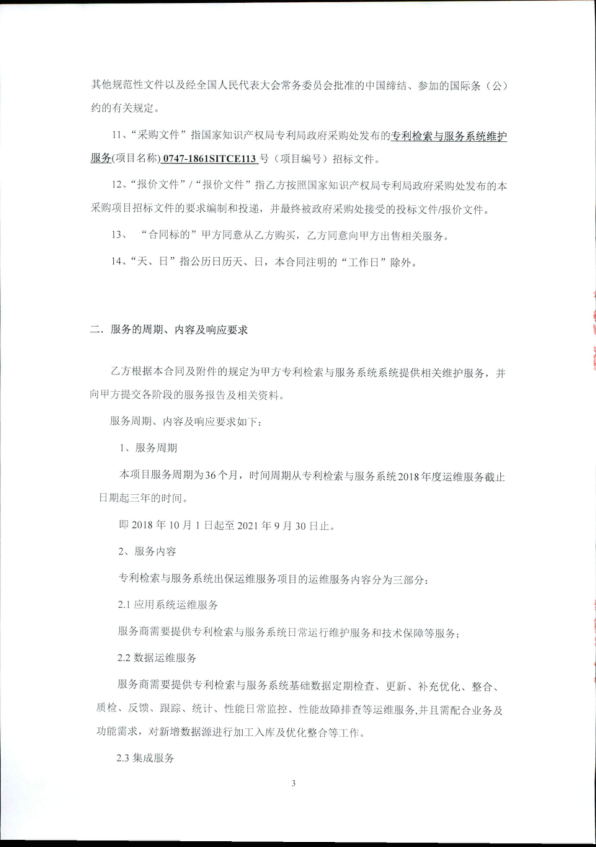
#> input picture utils/generate/generate_doc_img/1.png, 596 x 847 px
$ python -i SealDetect.py   (imports and definitions only)
#> lines starting #> are read from the running program, lines starting #| are printed output that depends on the picture; after the words box and inside, x2 and y2 are one past the last pixel; in counts of white or black regions, pixels touching at a corner belong together
"""
此脚本用于对图像文件进行印章检测 裁剪
SealDetector：主要检测的印章包括，圆形印章、椭圆形印章、三角形印章、菱形印章、正方形印章
"""
import os
import cv2
import numpy as np
from rapidocr_onnxruntime import RapidOCR, VisRes


class SealDetector:
    def __init__(self, img):
        self.img = img

    def detection(self):
        img_contour = self.img.copy()

        img_gray = cv2.cvtColor(self.img, cv2.COLOR_RGB2GRAY)  # 转灰度图
        img_blur = cv2.GaussianBlur(img_gray, (5, 5), 1)  # 高斯模糊
        img_vanny = cv2.Canny(img_blur, 60, 60)  # Canny算子边缘检测
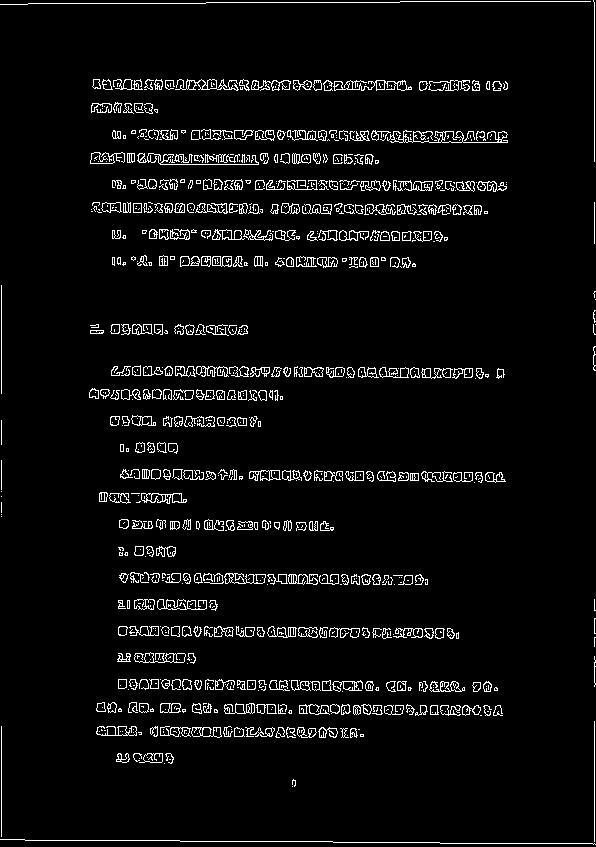
#> img_vanny: shape (847, 596); 4.8% white in thin lines or dots

        contours, hierarchy = cv2.findContours(img_vanny, cv2.RETR_EXTERNAL, cv2.CHAIN_APPROX_NONE)  # 寻找轮廓点
#> contours = 754 contours, 522 with area under 20; largest, box (x1, y1, x2, y2) and area: (141, 493, 187, 504) 300, (333, 80, 412, 91) 282, (387, 130, 508, 143) 262, (175, 79, 239, 91) 253, (134, 652, 186, 663) 241
        # 设置面积阈值（可以根据需要调整）
        min_contour_area = 3000
        max_contour_area = 30000
        # 筛选出符合面积阈值的轮廓
        filtered_contours = [cnt for cnt in contours if max_contour_area > cv2.contourArea(cnt) > min_contour_area]
#> filtered_contours = []
        self.boxes_list = []
        for obj in filtered_contours:
            area = cv2.contourArea(obj)
            cv2.drawContours(img_contour, obj, -1, (255, 0, 0), 4)  # 绘制轮廓线
            perimeter = cv2.arcLength(obj, True)  # 计算轮廓周长
            approx = cv2.approxPolyDP(obj, 0.1 * perimeter, True)  # 获取轮廓角点坐标,根据实际情况调整系数
            corner_num = len(approx)  # 轮廓角点的数量
            x, y, w, h = cv2.boundingRect(approx)  # 获取坐标值和宽度、高度

            # 轮廓对象分类
            if corner_num == 3:
                obj_type = "三角形"
            elif corner_num == 4:
                obj_type = "菱形"
            elif corner_num > 4:
                obj_type = "圆形"
            else:
                obj_type = "None"

            # 保存检测结果 obj_type, perimeter, area, x, y, w, h
            self.boxes_list.append([obj_type, int(perimeter), int(area), x, y, w, h])  # 保存检测结果
#> this loop made 0 passes
#> after the loop, self.boxes_list = []

            # [13 lines of commented-out code are left out]
        return self.boxes_list

    def crop_img(self):
        self.detection()
        img_list = []
        if len(self.boxes_list) == 0:
            return img_list
        for obj_type, perimeter, area, x, y, w, h in self.boxes_list:
            crop_img = self.img[y:y + h, x:x + w]
            # 检测出来的印章为扁的或者面积小于指定像素时，跳过
            if crop_img.shape[0] < crop_img.shape[1] / 20 or crop_img.shape[0] * crop_img.shape[1] < 100:
                continue
            # 检测出来的印章为圆形时，进行缩放，并将曲线部分的文字拉平后进行检测
            if obj_type == "圆形":
                resize_img = cv2.resize(crop_img, (640, 640))
                crop_flat_img = self.flat_seal(resize_img)
                img_list.append([crop_flat_img, obj_type, perimeter, area])
            img_list.append([crop_img, obj_type, perimeter, area])
        return img_list

    # [82 lines left out: functions clean_seal, flat_seal, not called in this run]


class FunctionalTesting:
    """
    功能测试 对裁剪函数 印章检测进行功能测试
    """

    # [35 lines left out: functions __init__, testSealDetectorImage, testSealDetectorDir, not called in this run]


# [2 lines not run here, left out]
    # image_path = './assets/1.png'
    # funtest.testSealDetectorImage(image_path)
    # funtest.testSealDetectorDir('./utils/generate/generateData')

>>> import cv2
>>> picture = cv2.cvtColor(cv2.imread('generate/generate_doc_img/1.png'), cv2.COLOR_BGR2RGB)
>>> result = SealDetector(picture).crop_img()
#> result = []
